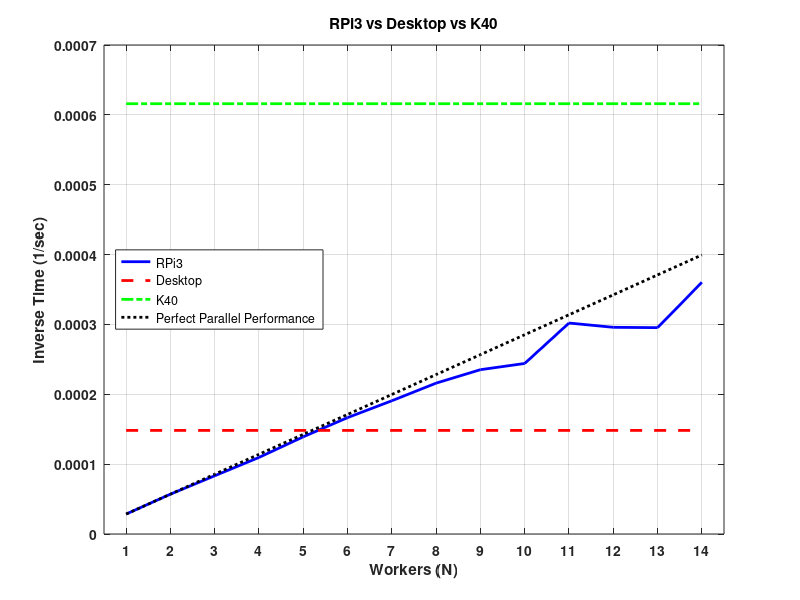

Write the MATLAB code that produced this figure.
%% Hyper Parameter Sweep Data Plot
%
% SBLT Andrew Taylor - z3457431

%% Prepare Workspace
close all;
clear;
clc;

%% Variables
load('sweep_cluster.mat');
load('sweep_desktop.mat');
load('sweep_k40.mat');
neurons = [9,18,27,36,45,54,63,72,81];
neurons = [neurons,neurons,neurons,neurons,neurons,neurons];
layers = [1,2,3];
s_cluster = sortrows(cluster, [2,3,4,1]);
fastest = 10000000;
slowest = 0;
k = 1;
p = 1;
c_mins = zeros(1,13);
c_maxs = zeros(1,13);
times_c_m = zeros(1,54);
times_c_x = zeros(1,54);

for j = 1:length(s_cluster)
   if s_cluster(j,4) == neurons(k)
       fastest = min(fastest,s_cluster(j,6));
   else
       times_c_m(k) = fastest;
       fastest = 1000000;
       k = k + 1;
       fastest = min(fastest,s_cluster(j,6));
   end
end
times_c_m(k) = fastest;

for h = 1:length(s_cluster)
   if s_cluster(h,4) == neurons(p)
       slowest = max(slowest,s_cluster(h,6));
   else
       times_c_x(p) = slowest;
       slowest = 0;
       p = p + 1;
       slowest = max(slowest,s_cluster(h,6));
   end
end
times_c_x(k) = slowest;

times_d = desktop(:,6)';
ttime_c_m = sum(times_c_m);
ttime_c_x = sum(times_c_x);
ttime_d = sum(times_d);

for m = 2:14
    temp = zeros(1,m);
    for n = 1:54
        temp(rem(n,m)+1) = temp(rem(n,m)+1) + times_c_m(n);
    end
    c_mins(m-1) = max(temp);
end

for m = 2:14
    temp = zeros(1,m);
    for n = 1:54
        temp(rem(n,m)+1) = temp(rem(n,m)+1) + times_c_x(n);
    end
    c_maxs(m-1) = max(temp);
end

ttime_k = sum(k40);
plot_min = [ttime_c_m,c_mins];
plot_max = [ttime_c_x,c_maxs];
per_par = zeros(1,22);
for g = 1:22
    per_par(g) = plot_min(1)/g;
end

figure(8);
plot(1./plot_min,'b','linewidth',2);
hold all;
plot([1 14],[1/ttime_d 1/ttime_d],'--r','linewidth',2);
plot([1 14],[1/ttime_k 1/ttime_k],'-.g','linewidth',2);
plot(1./per_par(1:14),':k','linewidth',2);
xlim([0.5 14.5]);
grid on;
set(gca,'Xtick',1:1:14);
set(gca,'XtickLabel',1:1:14);
set(gca,'fontweight','bold');
xlabel('Workers (N)');
ylabel('Inverse Time (1/sec)');
title({'RPi3 vs Desktop vs K40'});
legend('RPi3','Desktop','K40','Perfect Parallel Performance','location','west');

%% Cost Comparison
% 6 Raspberry Pi's will beat the Desktop
% 22 Raspberry Pi's will beat the Desktop